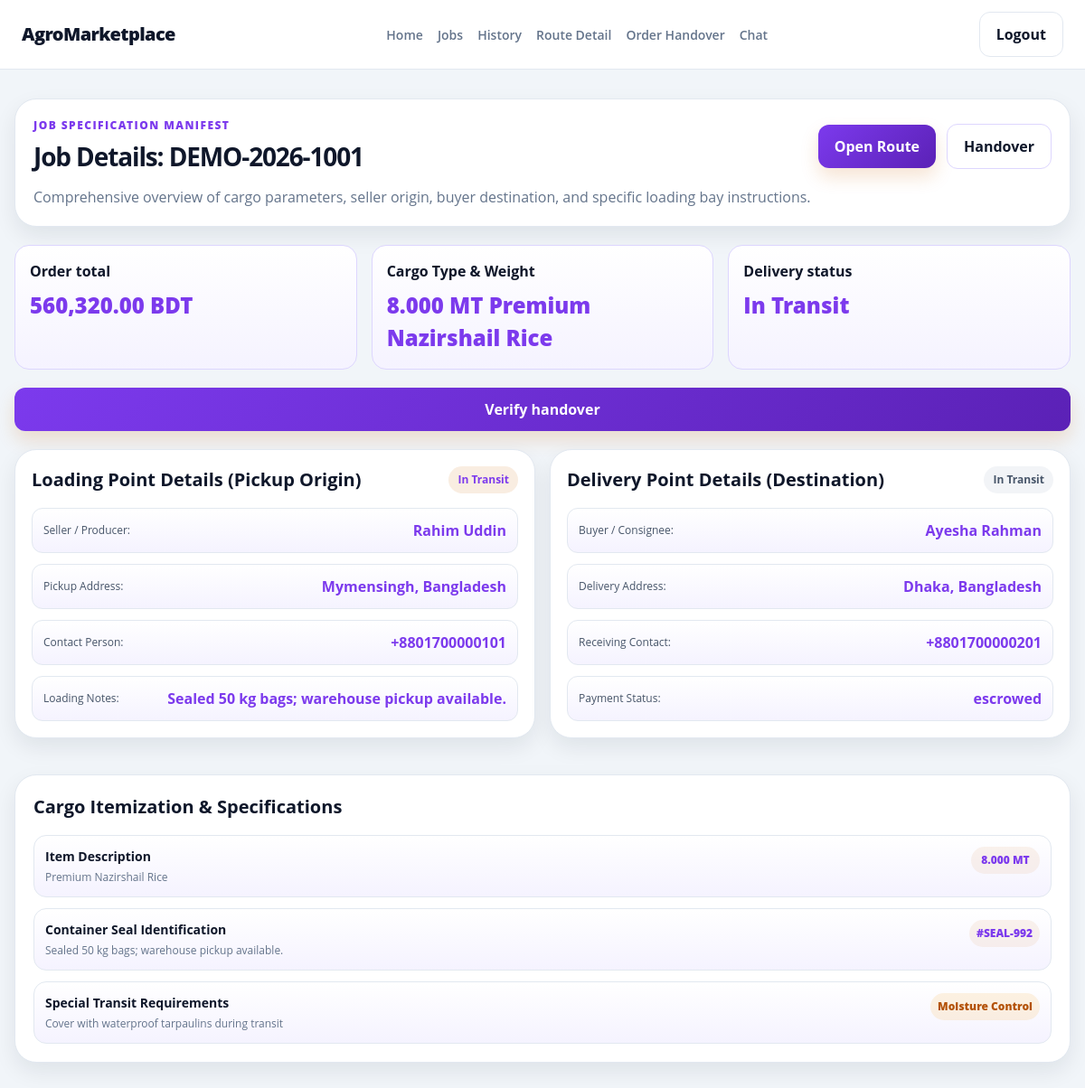
Page /delivery/job-detail.php?job=1 (signed in) on the committed database.
### tables this page shows
CREATE TABLE `delivery_jobs` (
  `id` bigint UNSIGNED NOT NULL,
  `order_id` bigint UNSIGNED NOT NULL,
  `delivery_user_id` bigint UNSIGNED DEFAULT NULL,
  `pickup_address` text,
  `dropoff_address` text,
  `status` enum('unassigned','assigned','accepted','picked_up','in_transit','delivered','failed','cancelled') NOT NULL DEFAULT 'unassigned',
  `commission_amount` decimal(14,2) NOT NULL DEFAULT '0.00',
  `pickup_otp_hash` varchar(255) DEFAULT NULL,
  `handover_otp_hash` varchar(255) DEFAULT NULL,
  `scheduled_at` datetime DEFAULT NULL,
  `picked_up_at` datetime DEFAULT NULL,
  `delivered_at` datetime DEFAULT NULL,
  `delivery_notes` text,
  `created_at` timestamp NOT NULL DEFAULT CURRENT_TIMESTAMP,
  `updated_at` timestamp NOT NULL DEFAULT CURRENT_TIMESTAMP ON UPDATE CURRENT_TIMESTAMP
);

CREATE TABLE `orders` (
  `id` bigint UNSIGNED NOT NULL,
  `order_number` varchar(40) NOT NULL,
  `buyer_id` bigint UNSIGNED NOT NULL,
  `farmer_id` bigint UNSIGNED NOT NULL,
  `listing_id` bigint UNSIGNED DEFAULT NULL,
  `accepted_bid_id` bigint UNSIGNED DEFAULT NULL,
  `quantity` decimal(14,3) NOT NULL,
  `quantity_unit` varchar(20) NOT NULL DEFAULT 'MT',
  `price_per_unit` decimal(14,2) NOT NULL,
  `subtotal` decimal(14,2) NOT NULL,
  `commission_amount` decimal(14,2) NOT NULL DEFAULT '0.00',
  `total_amount` decimal(14,2) NOT NULL,
  `currency` char(3) NOT NULL DEFAULT 'BDT',
  `status` enum('pending','confirmed','processing','ready_for_pickup','in_transit','delivered','completed','cancelled','disputed') NOT NULL DEFAULT 'pending',
  `payment_status` enum('unpaid','pending','escrowed','partially_refunded','refunded','released') NOT NULL DEFAULT 'unpaid',
  `expected_delivery_at` datetime DEFAULT NULL,
  `created_at` timestamp NOT NULL DEFAULT CURRENT_TIMESTAMP,
  `updated_at` timestamp NOT NULL DEFAULT CURRENT_TIMESTAMP ON UPDATE CURRENT_TIMESTAMP
);

CREATE TABLE `listings` (
  `id` bigint UNSIGNED NOT NULL,
  `farmer_id` bigint UNSIGNED NOT NULL,
  `inventory_item_id` bigint UNSIGNED DEFAULT NULL,
  `category_id` bigint UNSIGNED DEFAULT NULL,
  `title` varchar(180) NOT NULL,
  `image_path` varchar(500) DEFAULT NULL,
  `description` text,
  `quantity_available` decimal(14,3) NOT NULL,
  `quantity_unit` varchar(20) NOT NULL DEFAULT 'MT',
  `price_per_unit` decimal(14,2) NOT NULL,
  `currency` char(3) NOT NULL DEFAULT 'BDT',
  `harvest_date` date DEFAULT NULL,
  `quality_label` varchar(180) DEFAULT NULL,
  `delivery_notes` text,
  `status` enum('draft','active','paused','sold','archived') NOT NULL DEFAULT 'draft',
  `closes_at` datetime DEFAULT NULL,
  `created_at` timestamp NOT NULL DEFAULT CURRENT_TIMESTAMP,
  `updated_at` timestamp NOT NULL DEFAULT CURRENT_TIMESTAMP ON UPDATE CURRENT_TIMESTAMP
);

CREATE TABLE `users` (
  `id` bigint UNSIGNED NOT NULL,
  `role` enum('buyer','farmer','delivery','admin') NOT NULL,
  `username` varchar(80) NOT NULL,
  `password` varchar(255) NOT NULL,
  `email` varchar(254) NOT NULL,
  `fullname` varchar(150) DEFAULT NULL,
  `phone` varchar(32) DEFAULT NULL,
  `address` text,
  `profile_description` text,
  `market_preferences` varchar(255) DEFAULT NULL,
  `business_name` varchar(180) DEFAULT NULL,
  `preferred_buying_category` varchar(100) DEFAULT NULL,
  `typical_order_volume` varchar(80) DEFAULT NULL,
  `land_area` varchar(80) DEFAULT NULL,
  `primary_crops` text,
  `verification_documents` text,
  `vehicle_capacity` varchar(100) DEFAULT NULL,
  `vehicle_license_plate` varchar(32) DEFAULT NULL,
  `account_status` enum('pending','active','suspended','closed') NOT NULL DEFAULT 'active',
  `created_at` timestamp NOT NULL DEFAULT CURRENT_TIMESTAMP,
  `updated_at` timestamp NOT NULL DEFAULT CURRENT_TIMESTAMP ON UPDATE CURRENT_TIMESTAMP
);

### database/app.php (called while the page is built, shortened)
<?php
require_once __DIR__ . '/connection.php';
function app_db(): PDO
{
    $connection = Database::getInstance()->getConnection();
    return $connection;
}
function app_database(): Database
{
    return Database::getInstance();
}
function escape_html(?string $value): string
{
    return htmlspecialchars($value ?? '', ENT_QUOTES, 'UTF-8');
}
function current_user(): ?array
{
    $user = app_database()->getUserInfo((int) $_SESSION['user_id']);
    return $user;
}
function require_role(array $roles): array
{
    $user = current_user();
    return $user;
}

### database/connection.php (called while the page is built, shortened)
<?php
class Database
{
    private static ?Database $instance = null;
    private ?PDO $conn = null;
    private function __construct()
    {
        $host = 'localhost';
        $port = '3306';
        $user = 'root';
        $pass = 'root';
        $database = 'agromarketplace';
        $charset = "utf8mb4";
        $dsn = "mysql:host=$host;port=$port;dbname=$database;charset=$charset";
        try {
            $this->conn = new PDO($dsn, $user, $pass, [
                PDO::ATTR_ERRMODE            => PDO::ERRMODE_EXCEPTION,
                PDO::ATTR_DEFAULT_FETCH_MODE => PDO::FETCH_ASSOC,
                PDO::ATTR_EMULATE_PREPARES   => false,
            ]);
        } catch (PDOException $e) {
            $this->conn = null;
            error_log("Database connection failed: " . $e->getMessage());
        }
    }
    public static function getInstance(): Database
    {
        if (self::$instance === null) {
            self::$instance = new Database();
        }
        return self::$instance;
    }
    public function getUserInfo(int $userId): ?array
    {
        $statement = $this->conn->prepare(
            'SELECT id, role, username, email, fullname, vehicle_capacity, vehicle_license_plate FROM users WHERE id = ? AND account_status = ?'
        );
        $statement->execute([$userId, 'active']);
        $user = $statement->fetch();
        return $user ?: null;
    }
    public function getDeliveryJobDetails(int $jobId, int $deliveryUserId): ?array
    {
        $statement = $this->conn->prepare(
            'SELECT d.*, o.id AS order_id, o.order_number, o.quantity, o.quantity_unit, o.total_amount, o.payment_status,
                    l.title, l.delivery_notes, farmer.fullname AS farmer_name, farmer.phone AS farmer_phone,
                    buyer.fullname AS buyer_name, buyer.phone AS buyer_phone
             FROM delivery_jobs d JOIN orders o ON o.id = d.order_id
             LEFT JOIN listings l ON l.id = o.listing_id
             JOIN users farmer ON farmer.id = o.farmer_id
             JOIN users buyer ON buyer.id = o.buyer_id
             WHERE d.id = ? AND d.delivery_user_id = ?'
        );
        $statement->execute([$jobId, $deliveryUserId]);
        $job = $statement->fetch();
        return $job ?: null;
    }
}

### delivery/job-detail.php (the view, shortened to what this page needs)
<?php
require_once __DIR__ . '/../database/app.php';
$user = require_role(['delivery']);
$database = app_database();
$jobId = (int) ($_GET['job'] ?? 0);
$job = $database->getDeliveryJobDetails($jobId, (int) $user['id']);
?>
<!doctype html>
<html lang="en">
<head>
  <link rel="stylesheet" href="../colors.css">
  <link rel="stylesheet" href="../header.css">
  <link rel="stylesheet" href="delivery.css">
</head>
<body class="theme-delivery">
  <header class="site-header">
    <div class="site-header-inner">
      <a class="brand" href="../index.php">AgroMarketplace</a>
      <nav class="nav" aria-label="Delivery navigation">
        <a class="nav-link" href="index.php">Home</a>
        <a class="nav-link active" href="jobs.php">Jobs</a>
          <a class="nav-link" href="history.php">History</a>
        <a class="nav-link" href="route-detail.php">Route Detail</a>
        <a class="nav-link" href="hand-over.php">Order Handover</a>
        <a class="nav-link" href="chat.php">Chat</a>
      </nav>
      <div class="site-header-actions">
        <a class="btn btn-ghost" href="../auth/logout.php">Logout</a>
      </div>
    </div>
  </header>
  <main class="page-shell">
    <section class="content-area">
      <section class="panel">
        <div class="page-head">
          <div>
            <p class="eyebrow">Job Specification Manifest</p>
            <h1 class="page-title">Job Details: <?= escape_html($job['order_number']) ?></h1>
          </div>
          <div class="header-actions">
            <a class="button button-primary" href="route-detail.php?job=<?= (int) $jobId ?>">Open Route</a>
            <a class="button button-secondary" href="hand-over.php?job=<?= (int) $jobId ?>">Handover</a>
          </div>
        </div>
        <p class="meta-text">Comprehensive overview of cargo parameters, seller origin, buyer destination, and specific loading bay instructions.</p>
      </section>
      <section class="stats-grid">
        <div class="stat-card">
          <h3>Order total</h3>
          <p class="stat-value"><?= number_format((float) $job['total_amount'], 2) ?> <?= escape_html($job['currency'] ?? 'BDT') ?></p>
        </div>
        <div class="stat-card">
          <h3>Cargo Type &amp; Weight</h3>
          <p class="stat-value"><?= number_format((float) $job['quantity'], 3) ?> <?= escape_html($job['quantity_unit']) ?> <?= escape_html($job['title'] ?? 'Produce') ?></p>
        </div>
        <div class="stat-card">
          <h3>Delivery status</h3>
          <p class="stat-value"><?= escape_html(ucwords(str_replace('_', ' ', $job['status']))) ?></p>
        </div>
      </section>
      <?php if (in_array($job['status'], ['assigned', 'accepted', 'picked_up'], true)): ?>
        <form class="delivery-job-actions" method="post" action="job-detail.php?job=<?= (int) $jobId ?>">
          <?= csrf_field() ?>
          <button class="button button-primary" type="submit" name="action" value="advance"><?= in_array($job['status'], ['assigned', 'accepted'], true) ? 'Confirm pickup' : 'Start delivery' ?></button>
          <?php if (in_array($job['status'], ['assigned', 'accepted'], true)): ?>
            <button class="button button-danger" type="submit" name="action" value="cancel" onclick="return confirm('Cancel pickup and return this job to the available list?')">Cancel pickup</button>
          <?php endif; ?>
        </form>
      <?php elseif ($job['status'] === 'in_transit'): ?>
        <a class="button button-primary" href="hand-over.php?job=<?= (int) $jobId ?>">Verify handover</a>
      <?php elseif ($job['status'] === 'delivered'): ?>
        <p class="meta-text">Delivery completed and verified.</p>
      <?php endif; ?>
      <section class="content-grid">
        <article class="context-card">
          <div class="section-header">
            <h2>Loading Point Details (Pickup Origin)</h2>
            <span class="pill pill-success"><?= escape_html(ucwords(str_replace('_', ' ', $job['status']))) ?></span>
          </div>
          <div class="mini-metrics" style="grid-template-columns: 1fr; gap: 12px;">
            <div><span>Seller / Producer:</span> <strong><?= escape_html($job['farmer_name']) ?></strong></div>
            <div><span>Pickup Address:</span> <strong><?= escape_html($job['pickup_address']) ?></strong></div>
            <div><span>Contact Person:</span> <strong><?= escape_html($job['farmer_phone']) ?></strong></div>
            <div><span>Loading Notes:</span> <strong><?= escape_html($job['delivery_notes']) ?></strong></div>
          </div>
        </article>
        <article class="context-card">
          <div class="section-header">
            <h2>Delivery Point Details (Destination)</h2>
            <span class="pill pill-muted"><?= escape_html(ucwords(str_replace('_', ' ', $job['status']))) ?></span>
          </div>
          <div class="mini-metrics" style="grid-template-columns: 1fr; gap: 12px;">
            <div><span>Buyer / Consignee:</span> <strong><?= escape_html($job['buyer_name']) ?></strong></div>
            <div><span>Delivery Address:</span> <strong><?= escape_html($job['dropoff_address']) ?></strong></div>
            <div><span>Receiving Contact:</span> <strong><?= escape_html($job['buyer_phone']) ?></strong></div>
            <div><span>Payment Status:</span> <strong><?= escape_html($job['payment_status']) ?></strong></div>
          </div>
        </article>
      </section>
      <section class="panel" style="margin-top: 20px;">
        <div class="section-header">
          <h2>Cargo Itemization &amp; Specifications</h2>
        </div>
        <ul class="context-list">
          <li class="context-item">
            <div>
              <strong>Item Description</strong>
              <small><?= escape_html($job['title'] ?? 'Produce') ?></small>
            </div>
            <span class="context-figure"><?= number_format((float) $job['quantity'], 3) ?> <?= escape_html($job['quantity_unit']) ?></span>
          </li>
          <li class="context-item">
            <div>
              <strong>Container Seal Identification</strong>
              <small><?= escape_html($job['delivery_notes']) ?></small>
            </div>
            <span class="context-figure">#SEAL-992</span>
          </li>
          <li class="context-item">
            <div>
              <strong>Special Transit Requirements</strong>
              <small>Cover with waterproof tarpaulins during transit</small>
            </div>
            <span class="context-figure warn">Moisture Control</span>
          </li>
        </ul>
      </section>
    </section>
  </main>
</body>
</html>

### colors.css (style rules this page uses)
:root { --color-buyer-primary: #f97316; --color-buyer-dark: #c2410c; --color-buyer-light-bg: #fff7ed; --color-buyer-border: #fed7aa; --color-farmer-primary: #16a34a; --color-farmer-dark: #166534; --color-farmer-light-bg: #f0fdf4; --color-farmer-border: #bbf7d0; --color-admin-primary: #dc2626; --color-admin-dark: #991b1b; --color-admin-light-bg: #fef2f2; --color-admin-border: #fecaca; --color-delivery-primary: #7c3aed; --color-delivery-dark: #5b21b6; --color-delivery-light-bg: #f5f3ff; --color-delivery-border: #ddd6fe; --color-background: #f8fafc; --color-page-bg: #f1f5f9; --color-card-bg: #ffffff; --color-sidebar-bg: #f8fafc; --color-text: #0f172a; --color-text-soft: #475569; --color-muted: #64748b; --color-border: #e2e8f0; --color-border-strong: #cbd5e1; --color-white: #ffffff; --color-success: #16a34a; --color-warning: #f59e0b; --color-danger: #dc2626; --color-shadow: transparent; --outer-shadow: rgba(15, 23, 42, 0.08); --container-xl: 1200px; --container-lg: 1080px; --radius-sm: 10px; --radius-md: 16px; --radius-lg: 24px; --radius-xl: 32px; --space-1: 4px; --space-2: 8px; --space-3: 12px; --space-4: 16px; --space-5: 20px; --space-6: 24px; --space-8: 32px; --space-10: 40px; --space-12: 48px; --space-16: 64px; }
html { font-family: "Open Sans", sans-serif; }
* { box-sizing:border-box }
body { margin:0;background:var(--color-page-bg);color:var(--color-text);line-height:1.5 }
a { color:inherit }
body.theme-delivery { --color-brand: var(--color-delivery-primary); --color-brand-soft: var(--color-delivery-light-bg); --color-brand-border: var(--color-delivery-border); }

### header.css (style rules this page uses)
.site-header { position: sticky; top: 0; z-index: 10; background: rgba(255, 255, 255, 0.94); backdrop-filter: blur(10px); border-bottom: 1px solid var(--color-border); }
.site-header-inner { max-width: var(--container-xl); min-height: var(--header-height, 76px); margin: 0 auto; padding: 0 24px; display: flex; align-items: center; justify-content: space-between; gap: 16px; }
.brand { text-decoration: none; color: var(--color-text); font-size: 20px; font-weight: 800; letter-spacing: -0.03em; }
.nav { display: flex; align-items: center; gap: 16px; flex-wrap: wrap; }
.nav-link { color: var(--color-muted); text-decoration: none; font-size: 14px; font-weight: 600; transition: color 0.2s ease; }
.site-header-actions { display: flex; align-items: center; gap: 12px; }

### rows in the picture
delivery_jobs: order.order_number "DEMO-2026-1001", order.total_amount "560,320.00", order.quantity "8.000", order.quantity_unit "MT", listings.title "Premium Nazirshail Rice", status "In Transit", users.fullname "Rahim Uddin", pickup_address "Mymensingh, Bangladesh", users.phone "+8801700000101", listings.delivery_notes "Sealed 50 kg bags; warehouse pickup available.", users.fullname "Ayesha Rahman", dropoff_address "Dhaka, Bangladesh", users.phone "+8801700000201", order.payment_status "escrowed"

### other values in the picture
escape_html($job['currency'] ?? 'BDT') "BDT"
